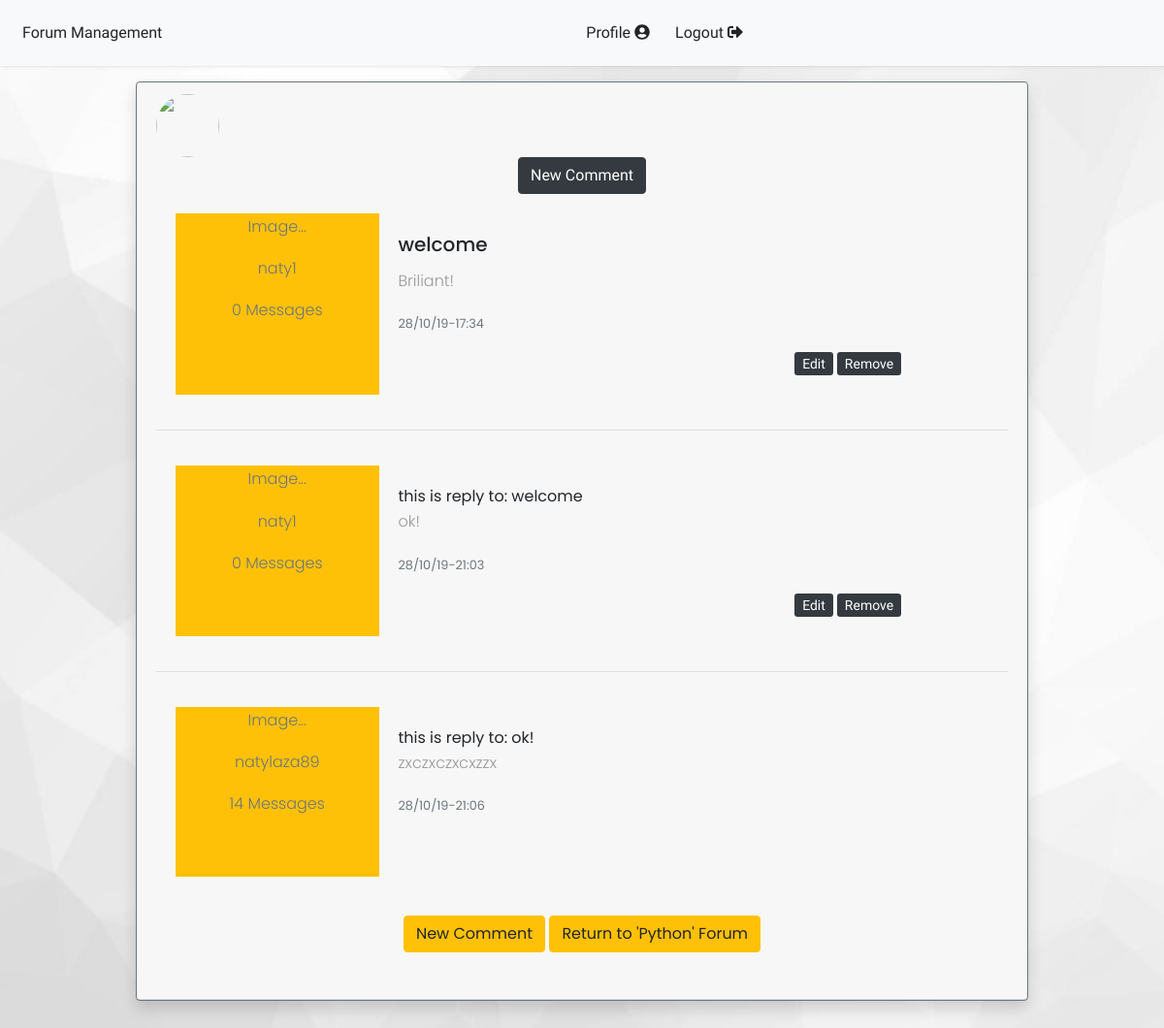
The app's page /Python/post/1/ (signed in) with its own data.
### forum/models.py (models this page shows, shortened)
class Post(models.Model):
    POST_TYPE = (
        ('normal', 'normal'),
        ('announcement', 'announcement'),
        ('pinned', 'pinned'),
    )
    author = models.ForeignKey(User, default = "", on_delete=models.CASCADE, related_name='+')
    forum = models.ForeignKey(Forum,blank=True, null=True, on_delete=models.CASCADE)
    message_body = models.TextField(blank=False, default="")
    datetime = models.DateTimeField(auto_now_add=True)
    like_list = models.ManyToManyField(User, blank=True, related_name='+')
    unlike_list = models.ManyToManyField(User, blank=True, related_name='+')
    announcement = models.CharField(max_length=12, choices=POST_TYPE, default='normal')
    class Meta:
        abstract = True

class MainTopic(Post):
    title = models.CharField(max_length=50, blank=False, default="")
    def __str__(self):
        return self.title

class Reply(Post):
    thread_id = models.ForeignKey(MainTopic, blank=True, null=True, on_delete=models.CASCADE, related_name='+')
    reply_to_main_thread = models.ForeignKey(MainTopic, blank=True, null=True, on_delete=models.CASCADE, related_name='+')
    reply_to_comment = models.ForeignKey(Comment, blank=True, null=True, on_delete=models.CASCADE, related_name='+')
    reply_to_older_reply = models.ForeignKey('self', blank=True, null=True, on_delete=models.CASCADE)#
    def __str__(self):
        return f"{self.forum}-{self.__class__.__name__}"

class Forum(models.Model):
    name = models.CharField(max_length=40, blank=False)
    moderator = models.ManyToManyField(User, blank=True)
    def __str__(self):
        return self.name

### registration/models.py (models this page shows, shortened)
class Profile(models.Model):
    user = models.OneToOneField(User, on_delete=models.CASCADE)
    posts_counter = models.IntegerField(default=0)
    image = models.ImageField(default='default.png', upload_to='profile_pics')
    phone_number = models.CharField(max_length=10, null=True, blank=True)
    birth_day = models.DateField(null=True, blank=True)
    summary = models.CharField(max_length=100, null=True, blank=True)
    social_media = models.CharField(max_length=100, null=True, blank=True)

### forum/views.py (the view, shortened to what this page needs)
# urls.py: path('<forum>/', ForumPostDetailView.as_view(), name='forum-board'),#Backwards
class ForumPostDetailView(DetailView):
    model = MainTopic
    template_name = 'forum/post_detail.html'
    def get_context_data(self, **kwargs):
        context = super(ForumPostDetailView, self).get_context_data(**kwargs)
        thread_pk = self.kwargs['pk']
        thread = MainTopic.objects.filter(id=thread_pk).first()
        comments = Comment.objects.all().filter(forum=thread.forum, thread_id=thread.id)
        replies = Reply.objects.all().filter(forum=thread.forum, thread_id=thread.id)
        comments = list(comments.all())
        replies = list(replies.all())
        messages_thread = sorted(comments + replies, key = attrgetter('datetime') )
        context = dict(forum_name=thread.forum, post=thread, messages_thread=messages_thread)
        return context

### forum/templates/forum/post_detail.html (shortened to what this page needs)
{% extends "forum/base.html" %}
{% block content %}
<div class="card border-secondary col-mb-ml-auto pb-auto shadow">
    <div class="card-header">
        <div class="article article-text">
            <img class="rounded-circle article-img" src="{{ object.author.profile.image.url }}">
            <div class="article article-text text-center">
                <span class="article-title">
                    <a class="btn btn-dark"
                      href=" {% url 'forum:new-comment' post.forum post.id %}">New Comment</a>
                  </span>
        </div>
    </div>
    <div class="card-body">
            <div class="row no-gutters">
                <div class="col-md-3 bg-warning">
                    <p class="card-text text-muted text-center">Image...</p>
                    <p class="card-text text-muted text-center">{{ post.author }}</p>
                    <p class="card-text text-muted text-center">{{ post.author.profile.posts_counter }} Message{{ post.author.profile.posts_counter|pluralize}}</p>
                </div>
                <div class="col-md-8">
                    <div class="card-body">
                        <h5 class="card-title">{{ post.title }}</h5>
                        <p class="card-text">{{ post.message_body }}</p>
                        <p class="card-text"><small class="text-muted">{{ post.datetime|date:"j/n/y-H:i" }}</small></p>
                        <div class="article article-text text-right">
                            <span class="article-title">
                                {% if post.author == user or user.is_superuser or user.is_staff %}
                                <a class="btn-sm btn-dark"
                                    href=" {% url 'forum:post-update' post.forum post.id %}">Edit</a>
                                <a class="btn-sm btn-dark"
                                    href=" {% url 'forum:post-delete' post.forum post.id %}">Remove</a>
                                {% endif %}
                              </span>
                        </div>
                    </div>
                </div>
            </div>
        </div>
    {% for message in messages_thread %}
    <hr/>
    <div class="card-body">
            <div class="row no-gutters">
                <div class="col-md-3 bg-warning">
                        <p class="card-text text-muted text-center">Image...</p>
                        <p class="card-text text-muted text-center">{{ message.author }}</p>
                        <p class="card-text text-muted text-center"><p class="card-text text-muted text-center">{{ message.author.profile.posts_counter }} Message{{ message.author.profile.posts_counter|pluralize}}</p></p>
                </div>
                <div class="col-md-8">
                    <div class="card-body">
                        {% if 'Comment' in message|stringformat:"s" %}
                               this is comment
                        {% else %}
                                this is reply to:
                                {% if message.reply_to_comment %}
                                 {{ message.reply_to_comment.message_body }}
                                {% elif message.reply_to_main_thread  %}
                                 {{ message.reply_to_main_thread }}
                                {% else %}
                                   {{ message.reply_to_older_reply.message_body }}
                                {% endif %}
                        {% endif %}
                        <p class="card-text">{{ message.message_body }}</p>
                        <p class="card-text"><small class="text-muted">{{ message.datetime|date:"j/n/y-H:i" }}</small></p>
                        <div class="article article-text text-right">
                            <span class="article-title">
                                {% if message.author == user or user.is_superuser or user.is_staff %}
                                    {% if 'Comment' in message|stringformat:"s" %}
                                        <a class="btn-sm btn-dark"
                                            href=" {% url 'forum:comment-update' message.forum post.id message.id %}">Edit</a>
                                        <a class="btn-sm btn-dark"
                                            href=" {% url 'forum:comment-delete' message.forum post.id message.id %}">Remove</a>
                                    {% else %}
                                      <a class="btn-sm btn-dark"
                                            href=" {% url 'forum:reply-update' message.forum post.id message.id %}">Edit</a>
                                      <a class="btn-sm btn-dark"
                                           href=" {% url 'forum:reply-delete' message.forum post.id message.id %}">Remove</a>
                                    {% endif %}
                                {% endif %}
                              </span>
                        </div>
                    </div>
                </div>
            </div>
        </div>
    {% endfor %}
    <div class="card-body text-secondary article-text text-center">
        <p>
            <a class="btn btn-warning"
                href=" {% url 'forum:new-comment' post.forum post.id %}">New Comment</a>
            <a class="btn btn-warning" href="{% url 'forum:forum-board' post.forum %}">Return to '{{ post.forum }}' Forum</a>
        </p>
    </div>
</div>
</div>
<div>&nbsp;&nbsp;&nbsp;&nbsp;</div>
{% endblock content %}

### forum/static/forum/css/simple-sidebar.css (style rules this page uses)
body { overflow-x: hidden; }

### forum/static/forum/css/main.css (style rules this page uses)
body { font-family: 'Poppins', sans-serif; background-position: center; background-repeat: no-repeat; background-size: cover; }
p { font-family: 'Poppins', sans-serif; font-size: 1rem; font-weight: 300; line-height: 1.7em; color: #999; }
a, a:hover, a:focus { color: inherit; text-decoration: none; transition: all 0.3s; }
i, span { display: inline-block; }
.article-text { text-align: left; font-family: 'Secular One', sans-serif; font-size: 1rem; }
.article-title { color: #444444; }
.article-img { height: 65px; width: 65px; margin-right: 16px; }

### records on screen
MainTopic: author "naty1", author.profile.posts_counter "0", title "welcome", message_body "Briliant!", datetime "28/10/19-17:34", forum "Python"
Reply: author "naty1", author.profile.posts_counter "0", reply_to_main_thread "welcome", message_body "ok!", datetime "28/10/19-21:03", shows "Edit"
Reply: author "natylaza89", author.profile.posts_counter "14", reply_to_older_reply.message_body "ok!", message_body "zxczxczxcxzzx", datetime "28/10/19-21:06"
